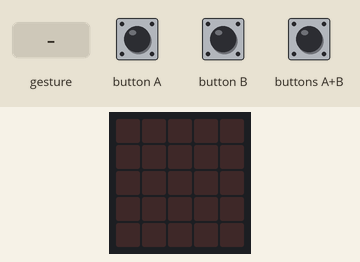
The program below on a simulated BBC micro:bit (MakeCode). Shown: the board's 5×5 LED display. The test bench sets the inputs (shaded band). A tilt is held for 1.5 s and a shake lasts 1 s, then the board lies face up again.

Above: at 1.2 s.
1.3 s: gesture 'shake'
At 2.0 s:
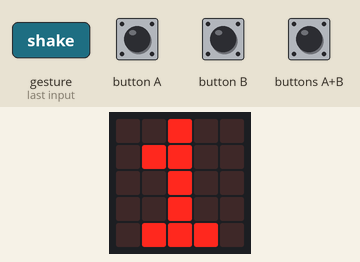
3.0 s: buttons A+B pressed for 0.15 s
At 3.9 s:
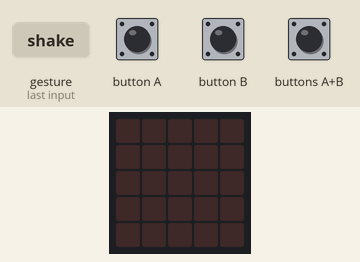
4.6 s: gesture '3g'
At 5.6 s:
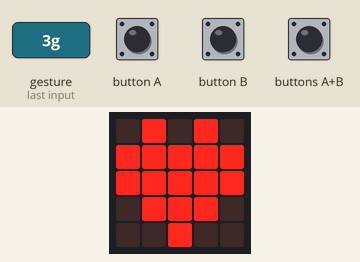
6.1 s: buttons A+B pressed for 1 s
At 7.5 s:
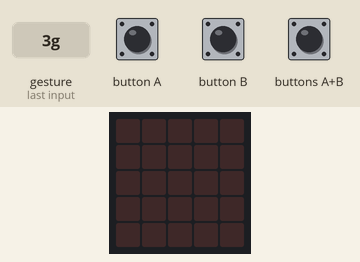
Timing chart, 0 to 9.1 s (numbered marks = the images above; inputs shaded):
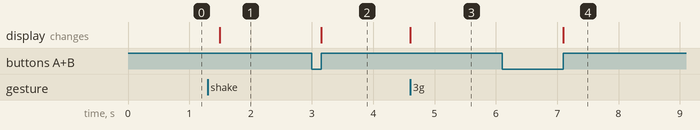

Measured:
- after the input at 1.3 s, the display: changes after 0.20 s (image 1)
- after the input at 3.0 s, the display: changes after 0.15 s (image 2)
- after the input at 4.6 s, the display: changes at once (image 3)
- after the input at 6.1 s, the display: changes after 1.0 s (image 4)

The program:

main.ts
```typescript
// Al agitar incrementar el valor de la variable en 1
input.onGesture(Gesture.Shake, function () {
    Contador_Pasos += 1
    basic.showNumber(Contador_Pasos)
})
input.onButtonPressed(Button.AB, function () {
    Contador_Pasos = 0
    basic.clearScreen()
})
input.onGesture(Gesture.ThreeG, function () {
    basic.showIcon(IconNames.Heart)
})
// Valor inicial de la variable
//
let Contador_Pasos = 0
Contador_Pasos = 0
basic.forever(function () {

})
```

test.ts
```typescript
// aquí va el archivo "tests"; esto no se compilará cuando este paquete se utilice como una extensión.
```
